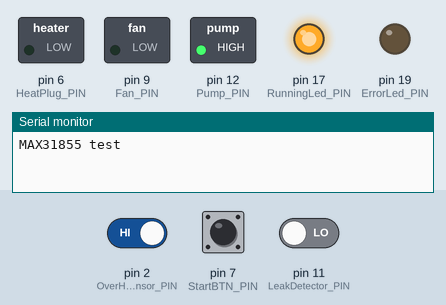
Simulated run of this sketch. Board: Arduino Uno, built with avr-gcc and run on an emulated ATmega328P. Parts: switched loads named in the sketch (green lamp = pin HIGH), output pins drawn as LEDs (lit = HIGH), the last lines printed to the serial monitor. The test bench sets the inputs (shaded band); at power-on: pin 7 (StartBTN_PIN) HIGH, pin 11 (LeakDetector_PIN) LOW, pin 2 (OverHeatSensor_PIN) HIGH.

Above: at 0.1 s.
At 1.7 s:
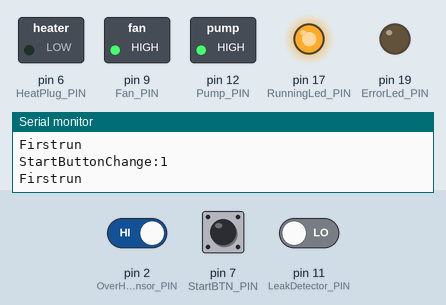
1.8 s: pin 7 (StartBTN_PIN) pulled LOW for 0.15 s
3.4 s: pin 11 (LeakDetector_PIN) driven HIGH
5.3 s: pin 7 (StartBTN_PIN) pulled LOW for 1 s
9.3 s: pin 2 (OverHeatSensor_PIN) driven LOW and pin 7 (StartBTN_PIN) driven LOW
12.3 s: pin 7 (StartBTN_PIN) driven HIGH
15.3 s: pin 7 (StartBTN_PIN) driven LOW
Timing chart, 0 to 18.3 s (numbered marks = the images above; inputs shaded):
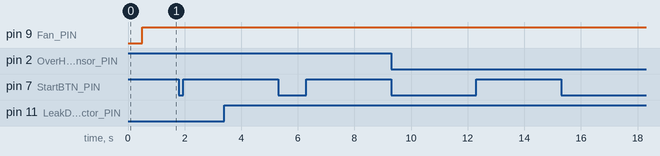

The sketch:

Wallas.ino
```cpp
#include <Math.h>
//#include <SPI.h>
#include "Adafruit_MAX31855.h"

#define StartBTN_PIN 7
#define EffektBTN_PIN 8
#define Pump_PIN 12
#define Fan_PIN 9
#define HeatPlug_PIN 6
#define OverHeatSensor_PIN 2
#define RunningLed_PIN 17
#define ErrorLed_PIN 19
#define LeakDetector_PIN 11


// Thermocouple digital IO pins.
#define MAXDO   3
#define MAXCS   4
#define MAXCLK  5

// initialize the Thermocouple
Adafruit_MAX31855 thermocouple(MAXCLK, MAXCS, MAXDO);


//Definer variabler
int Firstrun = 1;
unsigned long warmup_time = 300000; // time the Heaplugg are turnd on
unsigned long FanDry_time = 30000; //Time the fan should run to ventilate the heat chamber
unsigned long MiniumCoolDown_time = 300000; //Time the fan should run to ventilate the heat chamber

int RunningTemperatur = 650; //Temperature fire indicates the burning are OK (messurement not correct, one wire reading.)
int CoolDownTemperatur = 60; //Temperature Cooldown sequence OK (messurement not correct, one wire reading.)
int StartTimes = 0; //Tracks how many times start has been tested.
int MaxStartTimes = 2; //How many times start prosess should run..

// On and Off Times (as int, max=32secs)
const unsigned int PumpPulseTime = 150;
const unsigned int PumpWaitStdTime = 1000;
unsigned int PumpWaitTime = 0;

//Pumpspeed adjustment potentiometer
int PumpPotPin = 0;    // select the input pin for the potentiometer
unsigned int PumpPotVal = 0;

//Pumpspeed adjustment potentiometer Control Panel
int PumpPotControlPin = 1;    // select the input pin for the potentiometer
float PumpPotControlVal = 0;

//TempControl (Security check)
int OverHeatSensorActive = 0;
int ErrorState = 0;

// Interval is how long Pump puls should last
int interval = PumpPulseTime;

// Used to track if Pump should be on or off
boolean PumpState = true;

//Fan setting
int FanSpeed=0;


// Tracks the last time event fired
unsigned long previousMillis = 0;
unsigned long StartBTNPressedMillis = millis();

//Button status
int StartButtonState = 1;
int LastStartButtonState = 0;
int EffektButtonState = 1;
int StartSequenceFinish = 0;

int CooldownSequenceActive = 0;
int DryBurnerComplete = 0;

void StartHeater(){

//If cooldown active or overheat triggerd
if (CooldownSequenceActive == 1 || ErrorState == 1){
 // Serial.print("CooldownSequenceActive: ");
 // Serial.println(CooldownSequenceActive);
 // Serial.println("---");
  Serial.print("StarHeaterErrorState: ");
  Serial.println(ErrorState);
 // return;
}

  // Compare to BTNPressed time to see if enough time has passed
  if (((unsigned long)((millis() - StartBTNPressedMillis) <= warmup_time)) && StartSequenceFinish == 0 && CooldownSequenceActive == 0) {
      if(StartButtonState == 0){
      //Serial.println("HeatRun(1)");
      HeatRun(1);
      if(DryBurnerComplete == 1) {
        digitalWrite(HeatPlug_PIN, 1);  //Activate Heatplugg
        //Serial.println("HeatPlug Active");
      }
      }
      }
     else
      {
          digitalWrite(HeatPlug_PIN, 0);  // DeActivate Heatplugg
          //Serial.println("Heat Sequence finish");
          StartSequenceFinish = 1;
      }
  }

void CoolDown(){
//Serial.print("CooldownSequenceActive: ");
//Serial.println(CooldownSequenceActive);

if(Firstrun == 1){
  Serial.println("Firstrun");
  CooldownSequenceActive=0;
}

  if(CooldownSequenceActive == 1){
  //Serial.println("Stop Pump! ");
  digitalWrite(Pump_PIN, 1);  // Stop Pump'
  digitalWrite(HeatPlug_PIN, 0);  //DeActivate Heatplugg
  FanSpeed=255;
  analogWrite(Fan_PIN,FanSpeed); //set fanspeed to max to cooldown fast
  //Serial.println("Vifte KjÃ¸rer full hastighet");
   //Serial.println("Cooldown StartSequenceFinish to 0: ");
  StartSequenceFinish = 0;
  DryBurnerComplete = 0;
}

}

void HeatRun(int x){

//If cooldown active or overheat triggerd
if (CooldownSequenceActive == 1 || ErrorState == 1){
  //Serial.print("CooldownSequenceActive: ");
  //Serial.println(CooldownSequenceActive);
  //Serial.println("---");
  //Serial.print("ErrorState: ");
  //Serial.println(ErrorState);
  return;
}


   // Read PotValue and adjust time accordenly
    PumpPotVal = analogRead(PumpPotPin);    // read the value from the sensor
    PumpWaitTime = PumpWaitStdTime + PumpPotVal - 500;
    //Serial.println(PumpPotVal);

if (((unsigned long)((millis() - StartBTNPressedMillis) <= FanDry_time)) && x == 1) {

  //kjÃ¸r vifte ved oppstart fÃ¸r fuel
   FanSpeed=255;
   analogWrite(Fan_PIN,FanSpeed);
   //Serial.println("Fan Runs Ventilation");
   return;
}else{
   DryBurnerComplete = 1; //Dry Burner OK.
}


if (StartSequenceFinish == 1){
   //Sjekk om start er ok og om bryter er slÃ¥tt pÃ¥
   // Read Status Effekt Button, if on set value to 50%
  EffektButtonState = digitalRead(EffektBTN_PIN);
    if (EffektButtonState == 0){
      Serial.println("Lav efekt");
    PumpWaitTime = (PumpWaitTime * 1.5);
    FanSpeed=255*0.7;
    }
}else{
  FanSpeed=255;
}

 // Serial.println("Heat Run");

//Adjust fanspeed with control panel if not low effekt activated.
if(EffektButtonState == 1) {

// Read PotControlValue and adjust % lower

    PumpPotControlVal = analogRead(PumpPotControlPin);    // read the value from the sensor

    //Pump adjust % lower
    PumpPotControlVal = ((1-((PumpPotControlVal+1)/1650)*2)+1);
    float z = PumpWaitTime / PumpPotControlVal;
    int a = (int) round (z);
    PumpWaitTime = a;
    Serial.print("PumpWait: ");
    Serial.println(PumpWaitTime);


    //Fan adjust % lower
    float y = 255 / PumpPotControlVal;
    int b = (int) round (y);
    FanSpeed=b;
    //Serial.print("FanSpeed: ");
    //Serial.println(FanSpeed);


   // Serial.println("Effekt redusert");

//Vifte mÃ¥ styres tilsvarende effekt /Se pÃ¥ om det kan gjÃ¸res ulinjÃ¦rt

}

 //FanSpeed=255;
 analogWrite(Fan_PIN,FanSpeed); //Run Fan

  // Set Pin 13 to state of PumpState each timethrough loop()
  // If PumpState hasn't changed, neither will the pin
  digitalWrite(Pump_PIN, PumpState);

  // Grab snapshot of current time, this keeps all timing
  // consistent, regardless of how much code is inside the next if-statement
  unsigned long currentMillis = millis();

  // Compare to previous capture to see if enough time has passed
  if ((unsigned long)(currentMillis - previousMillis) >= interval) {
    // Change wait interval, based on current LED state
    if (PumpState) {
      // LED is currently off, set time to stay off
      interval = PumpPulseTime;
    } else {
      // LED is currently on, set time to stay on
      interval = PumpWaitTime;
    }
    // Toggle the LED's state, Fancy, eh!?
    PumpState = !(PumpState);

    // Save the current time to compare "later"
    previousMillis = currentMillis;
  }
 }


void TempControl(){


OverHeatSensorActive = digitalRead(OverHeatSensor_PIN); //read overheatsensor normal closed
//Serial.print("OverHeatSensorActive: ");
//Serial.println(digitalRead(OverHeatSensor_PIN));
//endre etter start
if(OverHeatSensorActive == 1) {
 //Serial.println("Overheat Active");
 ErrorState=1;
 CooldownSequenceActive = 1;
return;

}


if (((unsigned long)((millis() - StartBTNPressedMillis) <=  MiniumCoolDown_time)) && CooldownSequenceActive == 1) {
 //runs Cooldown for minimum time
 //Serial.print("Cooldown timer:");
 //Serial.println((unsigned long)((millis() - StartBTNPressedMillis)));
return;
}

//--------------------------------------------------------------------------
   double MessuredTemp = thermocouple.readCelsius();
   if (isnan(MessuredTemp)) {
     Serial.println("Something wrong with thermocouple!");
   } else {
     //Serial.print("C = ");
     //Serial.println(MessuredTemp);
   }

//--------------------------------------------------------------------------

// Check if temp are below set point
if(MessuredTemp <= CoolDownTemperatur && CooldownSequenceActive == 1){

  //Serial.println("CoolDownFinish");
  FanSpeed=0;
  analogWrite(Fan_PIN,FanSpeed); //Stop fan
  CooldownSequenceActive = 0;
}


/*if (StartSequenceFinish == 1 && MessuredTemp < RunningTemperatur){

  //Check temp of Termocoulper, stop if i drops bellow.
  CooldownSequenceActive = 1;

}
*/
}

// Usual Setup Stuff
void setup() {
  Serial.begin(9600); // open the serial port at 9600 bps:
  while (!Serial) delay(1);

  pinMode(Pump_PIN, OUTPUT);
     digitalWrite(Pump_PIN, 1);  // Stop Pump'
  pinMode(HeatPlug_PIN, OUTPUT);
  pinMode(Fan_PIN, OUTPUT);
  pinMode(RunningLed_PIN, OUTPUT);
    digitalWrite(RunningLed_PIN, 1);  // Turn off Led
  pinMode(ErrorLed_PIN, OUTPUT);
    digitalWrite(RunningLed_PIN, 1);  // Turn off Led
  pinMode(StartBTN_PIN, INPUT_PULLUP);
  pinMode(EffektBTN_PIN, INPUT_PULLUP);
  pinMode(LeakDetector_PIN, INPUT);
  pinMode(OverHeatSensor_PIN, INPUT_PULLUP);
  analogWrite(Fan_PIN, 0);
  TCCR1B = TCCR1B & B11111000 | B00000101;    // set timer 1 divisor to  1024 for PWM frequency of    30.64 Hz
  Serial.println("MAX31855 test");
  // wait for MAX chip to stabilize
  delay(500);
  Serial.print("Initializing sensor...");
  if (!thermocouple.begin()) {
    Serial.println("ERROR.");
    while (1) delay(10);
  }
  Serial.println("DONE.");
}

void loop() {


  TempControl();
  CoolDown();

//Check for parafin leak
if (digitalRead(LeakDetector_PIN) == 1){
 Serial.println("Leak Detected");
 ErrorState=1;
 CooldownSequenceActive = 1;
}


 StartButtonState = digitalRead(StartBTN_PIN); //read on/off button

//set time of button changed (used in StartHeater)
  if(StartButtonState != LastStartButtonState){
    StartBTNPressedMillis = millis();
    Serial.print("StartButtonChange:");
    Serial.println(StartButtonState);

    if(StartButtonState == 1){
    //Serial.println("CoolDown aktivert");
    CooldownSequenceActive=1;
    CoolDown();
    StartTimes = 0;
    if(ErrorState == 1) {
      //Serial.println("ErrorState = 0");
      ErrorState = 0;
    }
    }
    if(StartButtonState == 0){
      StartTimes=StartTimes + 1; //Add StartTimes
    }
    LastStartButtonState = StartButtonState;

 }

 if(StartButtonState == 0){
  //Serial.println("StartHeater");
  //Serial.println(StartButtonState);
    if(StartTimes <=MaxStartTimes){
      StartHeater();
        if (StartSequenceFinish == 1) {
          HeatRun(2);
        }
    }

 }
 Firstrun = 0; //set Firstrun to 0
}
```
